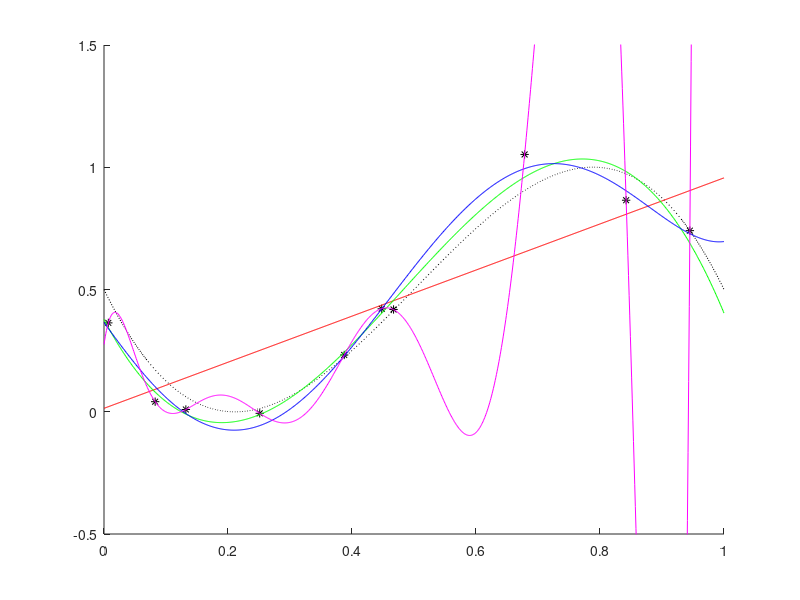

This figure's MATLAB source:
function [mean_train_errQ2, mean_test_errQ2] = hw1()
    t_train = 10; 				% training size
    t_test = 1000;				% test size

    n = 2;                                  % dimension
    u = [0; ones(n-1,1)];                   % target weights
    sigma = 0.1;                            % noise level
    
   
    %[error_train, error_test] = oneTimeTesting(t_train, t_test, n, u, sigma);
    
    %[avg_error_train, avg_error_test] = avgError(t_train, t_test, n, u, sigma); 
    [mean_train_errQ2, mean_test_errQ2] = overfitQ2();
    %[avg_mean_err,  avg_test_mean_err] = avg_overfitQ2();
    
    %m1 = X_train*u + randn(t_train,1)*sigma;
    %m2 = X_train*u + randn(t_train,1)./randn(t_train,1)*sigma;
    %m3 = X_train*u + randn(t_train,1) .* randn(t_train,1)*sigma;

    %y_test = X_test*u + randn(t_test,1)*sigma;
    %y_test = X_test*u + randn(t_test,1)./randn(t_test,1)*sigma
    %y_test = X_test*u + randn(t_test,1) .* randn(t_test,1)*sigma;

    
end

function [mean_train_errQ2, mean_test_errQ2] = overfitQ2()
    t = 10; % training size
    te = 1000; %testing size
    sigma = 0.1; % noise level
    
    x = rand(t, 1);                 % training patterns
    %y = double(x > 0.5);
    y = 0.5 - 10.4*x.*(x-0.5).*(x-1)+sigma*randn(t, 1);
    
    x_test = rand(te, 1);          %testing patterns    
    %y_test = double(x_test > 0.5);
    y_test = 0.5 - 10.4*x_test.*(x_test-0.5).*(x_test-1)+sigma*randn(te, 1);
    
    c1 = minL2poly(x,y,1);
    c3 = minL2poly(x,y,3);
    c5 = minL2poly(x,y,5);
    c9 = minL2poly(x,y,9);
    
    %get the mean sum of squares error 
    mean_train_errQ2 = mean_error_Q2(c1,c3,c5,c9,x,y);
    mean_test_errQ2 = mean_error_Q2(c1,c3,c5,c9,x_test, y_test);
    
    clf
    axis([0 1 -0.5 1.5])
    hold
    plot(x', y', 'k*')
    xx = (0:1000)/1000;
    %yy = double(xx > 0.5);
    yy = 0.5 - 10.4*xx.*(xx-0.5).*(xx-1);
    plot(xx, yy, 'k:')
    plot(xx, polyval(c1, xx), 'r-')
    plot(xx, polyval(c3, xx), 'g-')
    plot(xx, polyval(c5, xx), 'b-')
    plot(xx, polyval(c9, xx), 'm-')
    print -deps experiment.1.2.<m1>.ps
     
end

function [avg_mean_err,  avg_test_mean_err] = avg_overfitQ2()
    t = 10; % training size
    te = 1000; %testing size
    sigma = 0.1; % noise level
    avg_mean_err = 0;
    avg_test_mean_err = 0;
    
    for p = 1:100
        x = rand(t, 1); % training patterns
        %y = double(x > 0.5);    
        y = 0.5 - 10.4*x.*(x-0.5).*(x-1)+sigma*randn(t, 1);
        
        c1 = minL2poly(x,y,1);
        c3 = minL2poly(x,y,3);
        c5 = minL2poly(x,y,5);
        c9 = minL2poly(x,y,9);
    
        %get the mean sum of squares error 
        avg_mean_err = avg_mean_err + mean_error_Q2(c1,c3,c5,c9,x,y);
        
        x_test = rand(te,1);
        %y_test = double(x_test > 0.5);
        y_test = 0.5 - 10.4*x_test.*(x_test-0.5).*(x_test-1)+sigma*randn(te, 1);
        avg_test_mean_err = avg_test_mean_err + mean_error_Q2(c1,c3,c5,c9,x_test,y_test);
        
    end
        avg_mean_err = avg_mean_err ./ 100;
        avg_test_mean_err = avg_test_mean_err ./ 100;
end

function c = minL2poly(x,y,d)
    X = [];
    for i = 1:size(x,1)
        v =[];
        for j = 1:d+1
            v = [v ; x(i)^(d-j+1)];
        end
        X = [X , v];
    end
    X = X';
    c = (X' * X) \ (X' * y);
end

function mean_errQ2 = mean_error_Q2(c1,c3,c5,c9,x,y)

    mean_errQ2 = zeros(4,1);
    mean_errQ2(1,1) = mean((polyval(c1,x) - y).^2);
    mean_errQ2(2,1) = mean((polyval(c3,x) - y).^2);
    mean_errQ2(3,1) = mean((polyval(c5,x) - y).^2);
    mean_errQ2(4,1) = mean((polyval(c9,x) - y).^2);
    
end

function [error_train, error_test] = oneTimeTesting(t_train, t_test, n, u, sigma)
    X_train = [ones(t_train,1) rand(t_train,n-1)];              % training pattern
    y_train = X_train*u + randn(t_train,1)*sigma;
    
    X_test = [ones(t_test,1) rand(t_test,n-1)];            % test pattern
    y_test = X_test*u + randn(t_test,1)*sigma;
    
    [error_train, w1_train, w2_train, woo_train] = training(X_train, y_train);
    error_test = error_train + testing(X_test, y_test, w1_train, w2_train, woo_train);
end

function [error_train, error_test] = avgError(t_train, t_test, n, u, sigma)
    error_train = 0;
    error_test = 0;
    
    for p = 1:100
        X_train = [ones(t_train,1) rand(t_train,n-1)];         % training pattern
        y_train = X_train*u + randn(t_train,1) .* randn(t_train,1)*sigma;
        
        [err_train,w1_train, w2_train, woo_train] = training(X_train, y_train);
    
        error_train = error_train + err_train;
        
        X_test = [ones(t_test,1) rand(t_test,n-1)];            % test pattern
        y_test = X_test*u + randn(t_test,1) .* randn(t_test,1)*sigma;
    
        error_test = error_train + testing(X_test, y_test, w1_train, w2_train, woo_train);
    end
        error_train = error_train ./ 100;
        error_test = error_test ./ 100;
end

function error_test = testing(X_test, y_test, w1_test, w2_test, woo_test)   
    % hypothesis for test data
    h1_test = X_test * w1_test;
    h2_test = X_test * w2_test;
    hoo_test = X_test * woo_test;
    
    %error testing for test data
    error_test = errorTest(h1_test,h2_test,hoo_test,y_test);
end

function [err_train, w1_train, w2_train, woo_train] = training(X_train, y_train)
    w1_train = minL1(X_train,y_train);
    w2_train = minL2(X_train,y_train);
    woo_train = minLoo(X_train,y_train);
    
    %plot training data
    %plotTrainingData(X_train, y_train, w1_train, w2_train, woo_train);

    % hypothesis
    h1_train = X_train * w1_train;
    h2_train = X_train * w2_train;
    hoo_train = X_train * woo_train;
    
    %error testing
    err_train = errorTest(h1_train,h2_train,hoo_train,y_train);
end


function error = errorTest(h1,h2,hoo,y)
    error = zeros(3,3);
    %w1
    error(1,1) = errorL1(h1, y);
    error(1,2) = errorL2(h1, y);
    error(1,3) = errorLoo(h1, y);
    
    %w2
    error(2,1) = errorL1(h2, y);
    error(2,2) = errorL2(h2, y);
    error(2,3) = errorLoo(h2, y);
    
    %w3
    error(3,1) = errorL1(hoo, y);
    error(3,2) = errorL2(hoo, y);
    error(3,3) = errorLoo(hoo, y);
end

function plotTrainingData(X,y,w1,w2,woo)
    clf
    plot((X(:,2)'), y', 'k*')
    hold
    plot([0 1], [w2(1) sum(w2)], 'r-')
    plot([0 1], [w1(1) sum(w1)], 'g-')
    plot([0 1], [woo(1) sum(woo)], 'b-')
    print -deps experiment.1.1.<m>.ps
end

function w = minL2(X,y)
    w = (X' * X) \ (X' * y);
end 

function w = minLoo(X,y)
    f = [0;0;1];
    A = [ X, -ones(size(X,1),1) ; -X, -ones(size(X,1),1)];
    b = [ y ; -y];
    
    z = linprog(f,A,b);
    w = z(1:end-1);
    delta = z(end);
end

function w = minL1(X,y)
    f = [0;0;ones(size(X,1),1);];
    A = [ X, -(eye(size(X,1))) ; -X, -(eye(size(X,1)))];
    b = [ y; -y];
    
    z = linprog(f,A,b);
    w = z(1:2);
    delta = z(3:end);
end

function errL2 = errorL2(h,y)
    errL2 = sum((h - y).^2);
end

function errLoo = errorLoo(h,y)
    errLoo = max(abs(h - y));
end 

function errL1 = errorL1(h,y)
    errL1 = sum(abs(h - y));
end